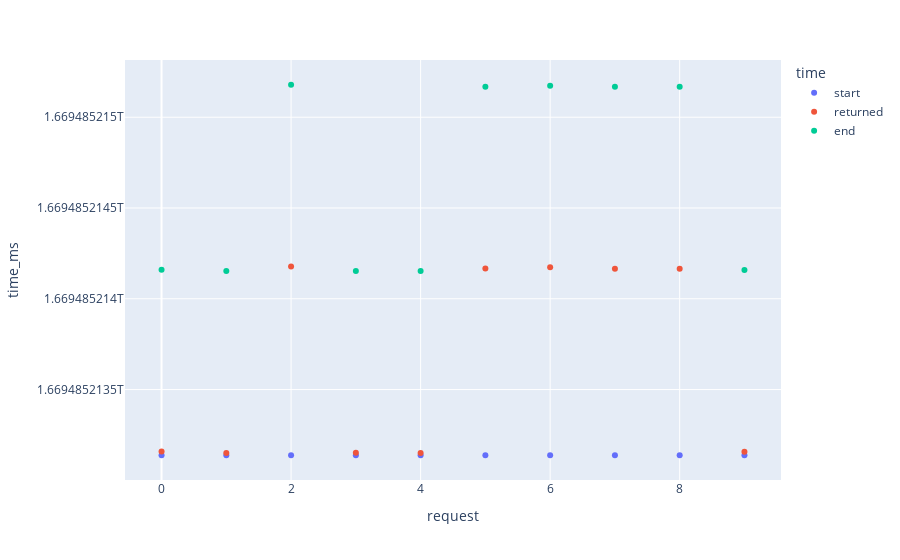

The code cell stored with this chart in its notebook:
### Code cell
px.scatter(simple_times_df, x='request', y='time_ms', color='time')

### Figure 1 — Plotly figure (JSON) as saved in the notebook; plotly's stock layout.template omitted (floating-point values rounded to 4 significant figures)
{"data": [{"hovertemplate": "time=start<br>request=%{x}<br>time_ms=%{y}<extra></extra>", "legendgroup": "start", "marker": {"color": "#636efa", "symbol": "circle"}, "mode": "markers", "name": "start", "orientation": "v", "showlegend": true, "type": "scatter", "x": [4, 1, 3, 9, 0, 8, 7, 5, 6, 2], "xaxis": "x", "y": [1669485213138, 1669485213138, 1669485213138, 1669485213138, 1669485213138, 1669485213138, 1669485213138, 1669485213138, 1669485213138, 1669485213138], "yaxis": "y"}, {"hovertemplate": "time=returned<br>request=%{x}<br>time_ms=%{y}<extra></extra>", "legendgroup": "returned", "marker": {"color": "#EF553B", "symbol": "circle"}, "mode": "markers", "name": "returned", "orientation": "v", "showlegend": true, "type": "scatter", "x": [4, 1, 3, 9, 0, 8, 7, 5, 6, 2], "xaxis": "x", "y": [1669485213151, 1669485213151, 1669485213152, 1669485213157, 1669485213159, 1669485214166, 1669485214166, 1669485214167, 1669485214173, 1669485214178], "yaxis": "y"}, {"hovertemplate": "time=end<br>request=%{x}<br>time_ms=%{y}<extra></extra>", "legendgroup": "end", "marker": {"color": "#00cc96", "symbol": "circle"}, "mode": "markers", "name": "end", "orientation": "v", "showlegend": true, "type": "scatter", "x": [4, 1, 3, 9, 0, 8, 7, 5, 6, 2], "xaxis": "x", "y": [1669485214153, 1669485214153, 1669485214153, 1669485214158, 1669485214160, 1669485215168, 1669485215168, 1669485215168, 1669485215174, 1669485215179], "yaxis": "y"}], "layout": {"legend": {"title": {"text": "time"}, "tracegroupgap": 0}, "margin": {"t": 60}, "xaxis": {"anchor": "y", "domain": [0, 1], "title": {"text": "request"}}, "yaxis": {"anchor": "x", "domain": [0, 1], "title": {"text": "time_ms"}}}}
